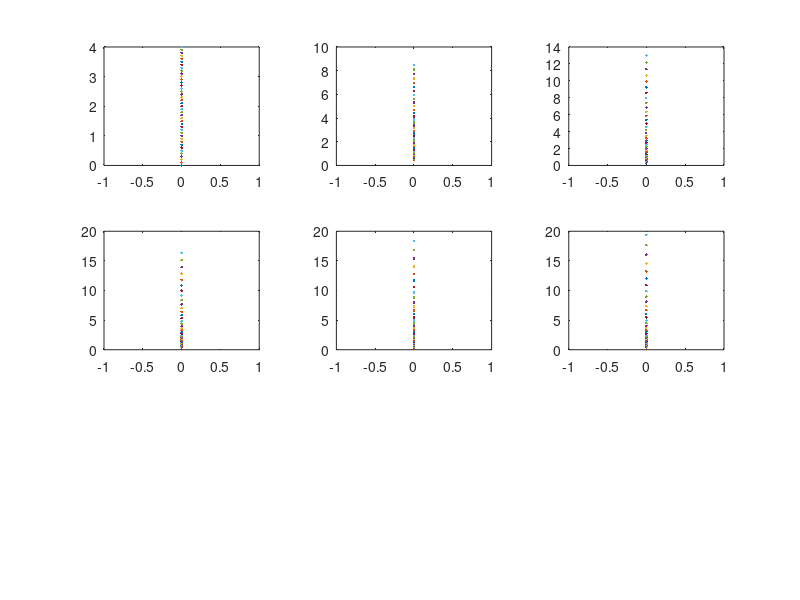

Recreate this plot in MATLAB.
1;

function result = TP(n, t, t0)
  sum = 0;
  for k = 0:n
    sum += (((t - t0) .^ k) ./ factorial(k)) .* exp(t0);
  endfor
  result = sum;
endfunction


w = -1:0.1:3;
w0 = 0;
for n=1:6
  result = TP(n, w, w0)
  subplot(3, 3, n)
  plot(w0, result)
endfor  
